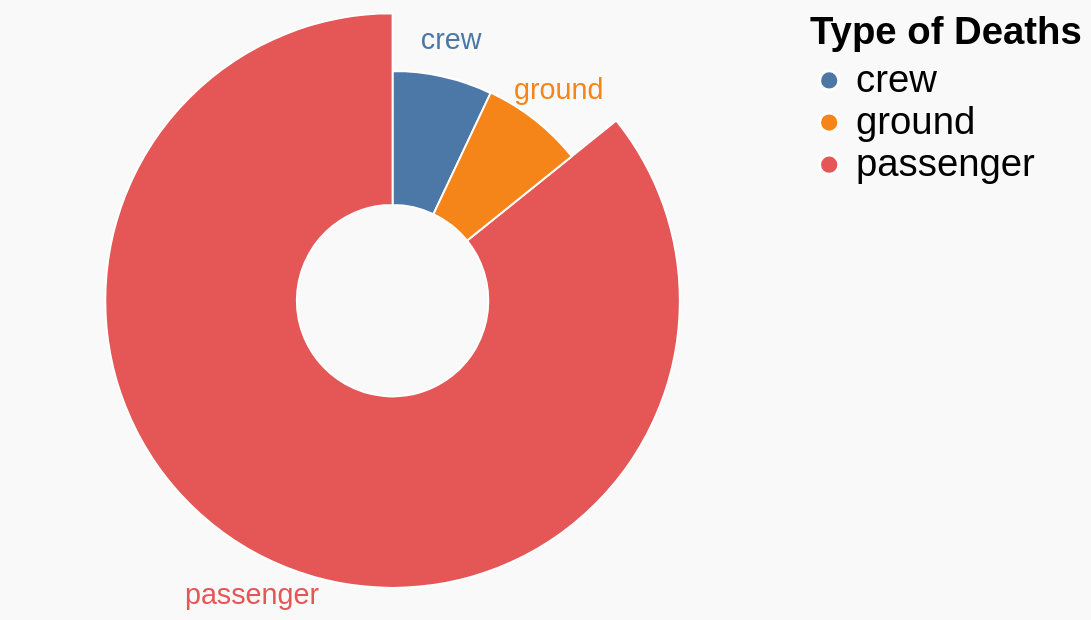

Vega-Lite specification stored for this chart:
### Vega-Lite specification from a JSON file in a GitHub repository (floating-point values rounded to 4 significant figures)
{"$schema": "https://vega.github.io/schema/vega-lite/v5.json", "description": "A simple radial chart with embedded data.", "title": "", "background": "#f9f9f9", "width": 400, "height": 300, "data": {"values": [{"type": "crew", "value": 4029}, {"type": "passenger", "value": 49251}, {"type": "ground", "value": 4131}]}, "layer": [{"mark": {"type": "arc", "innerRadius": 50, "stroke": "#ffffff"}}, {"mark": {"type": "text", "radiusOffset": 20, "size": 15}, "encoding": {"text": {"field": "type", "type": "nominal"}}}], "encoding": {"theta": {"field": "value", "type": "quantitative", "stack": true}, "radius": {"field": "value", "scale": {"type": "symlog", "zero": true, "rangeMin": 20}}, "color": {"field": "type", "type": "nominal", "title": "Type of Deaths", "legend": {"labelFontSize": 20, "titleFontSize": 20}}, "tooltip": [{"field": "type", "type": "nominal"}, {"field": "value", "type": "quantitative"}]}, "config": {"view": {"stroke": ""}}}
